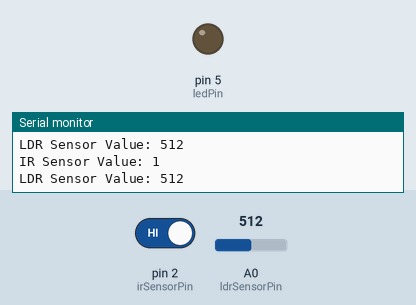
This sketch was run on a simulated Arduino Uno, built with avr-gcc and run on an emulated ATmega328P. Parts: output pins drawn as LEDs (lit = HIGH), the last lines printed to the serial monitor. Inputs (shaded band) come from the test bench; at power-on: pin 2 (irSensorPin) HIGH, A0 (ldrSensorPin) = 512.

Above: at 1.8 s.
1.9 s: pin 2 (irSensorPin) driven LOW
At 3.2 s:
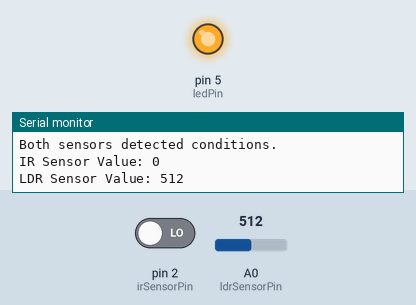
3.5 s: pin 2 (irSensorPin) driven HIGH
At 5.3 s:
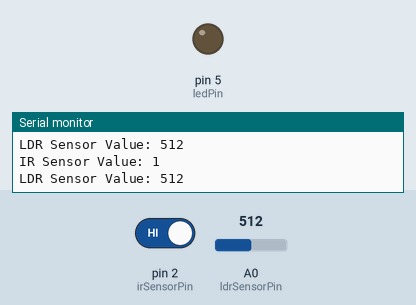
Timing chart, 0 to 6.8 s (numbered marks = the images above; inputs shaded):
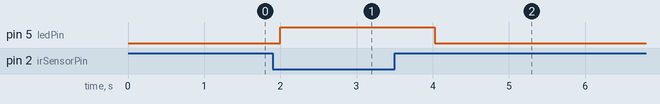

Measured:
- after the input at 1.9 s, pin 5 (ledPin): LOW → HIGH after 0.10 s
- after the input at 3.5 s, pin 5 (ledPin): HIGH → LOW after 0.53 s

The sketch:

IRSENSOR.ino
```cpp
const int irSensorPin = 2;   // IR sensor connected to digital pin 2
const int ldrSensorPin = A0; // LDR sensor connected to analog pin A0
const int ledPin = 5;       // LED connected to digital pin 13

void setup() {
  pinMode(irSensorPin, INPUT); // Set IR sensor pin as input
  pinMode(ldrSensorPin, INPUT); // Set LDR sensor pin as input
  pinMode(ledPin, OUTPUT);     // Set LED pin as output
  digitalWrite(ledPin, LOW);  // Turn off the LED initially
  Serial.begin(9600);          // Initialize serial communication
}

void loop() {
  // Read values from the IR and LDR sensors
  int irSensorValue = digitalRead(irSensorPin);
  int ldrSensorValue = analogRead(ldrSensorPin);

  // Check if both conditions are met (you can adjust these thresholds)
  if (irSensorValue == LOW && ldrSensorValue > 500) {
    digitalWrite(ledPin, HIGH); // Turn on the LED
    Serial.println("Both sensors detected conditions.");
  }
  else {
    digitalWrite(ledPin, LOW); // Turn off the LED
  }

  // Print sensor readings to the serial monitor
  Serial.print("IR Sensor Value: ");
  Serial.println(irSensorValue);
  Serial.print("LDR Sensor Value: ");
  Serial.println(ldrSensorValue);

  delay(1000); // Delay for 10 second (adjust as needed)
}
```
